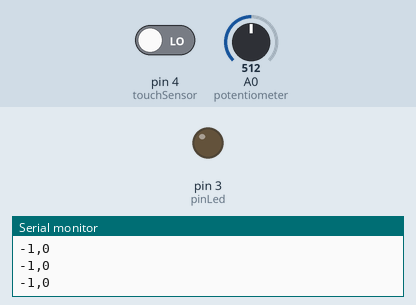
Simulated run of this sketch. Board: Arduino Uno, built with avr-gcc and run on an emulated ATmega328P. On the bench: output pins drawn as LEDs (lit = HIGH), the last lines printed to the serial monitor. Inputs (shaded band) come from the test bench; at power-on: pin 4 (touchSensor) LOW, A0 (potentiometer) = 512.

Above: at 1.2 s.
1.3 s: pin 4 (touchSensor) driven HIGH
At 2.6 s:
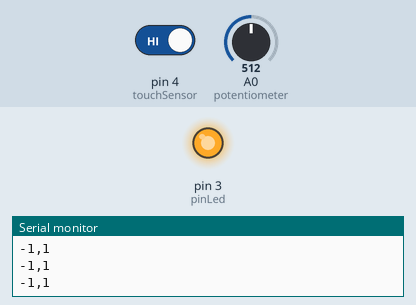
Timing chart, 0 to 4.3 s (numbered marks = the images above; inputs shaded):
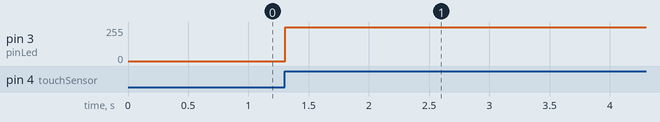

Measured:
- after the input at 1.3 s, pin 3 (pinLed): 0/255 → 254/255 at once

The sketch:

ArduinoSensorSample.ino
```cpp
int shaft = 0;
int touch = 0;
const int pinLed = 3;                        // pin of led define here
const int potentiometer = 0;
const int touchSensor = 4;

void setup() {
  Serial.begin(9600);
  pinMode(touchSensor, INPUT);
  pinMode(potentiometer, INPUT);
  pinMode(pinLed, OUTPUT);                    // set led OUTPUT
}

void loop() {
  shaft = analogRead(potentiometer);

  touch = digitalRead(touchSensor);

  shaft = map(shaft, 0, 1023, -180, 179);

  Serial.print(shaft);
  Serial.print(",");
  Serial.println(touch);

  if(touch == HIGH) {
    analogWrite(pinLed, 254);
  } else {
    analogWrite(pinLed, 0);
  }

  delay(15);
}
```
